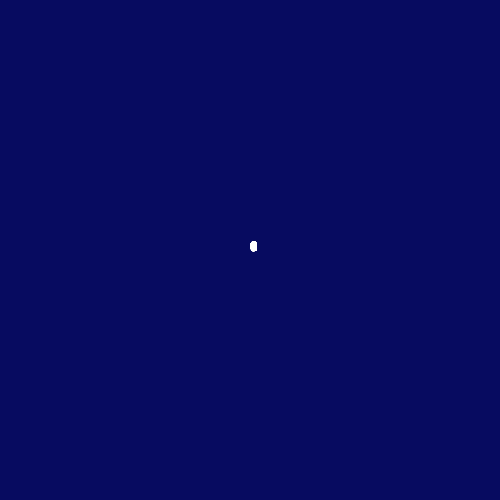
Frame 1 (no input)
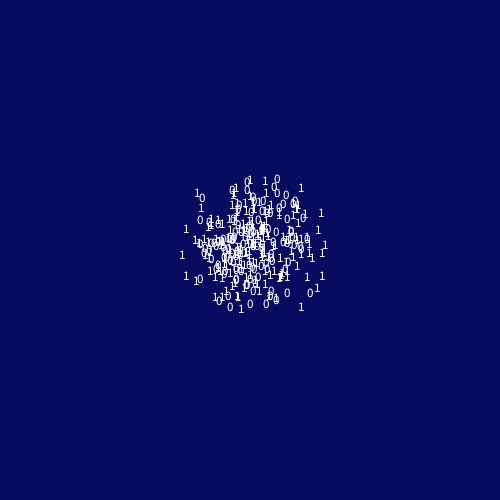
Frame 60 (the mouse pressed at the canvas centre just before this capture)
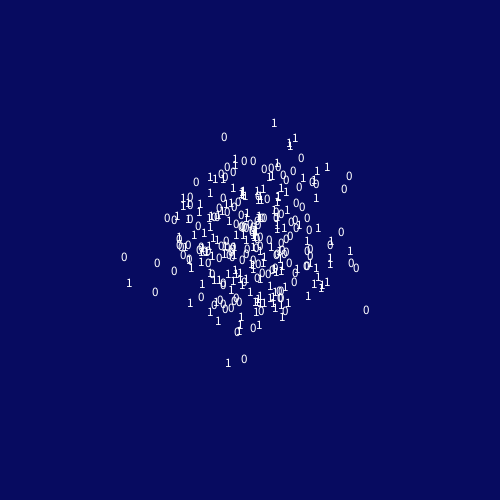
Frame 120 (the mouse held since frame 60 and released just before this capture)

The Processing sketch that drew these frames (run headless with seeded random() and noise(); from frame 60 on, the mouse is pressed at the canvas centre):

// Processing sketch: sketch_23022017
// ── sketch_23022017.pde
 Ball[] b = new Ball[300] ;

void setup(){
  size(500, 500);
  smooth();
  for(int i = 0; i<= b.length-1; i++){
    b[i] = new Ball();
  }
}

void draw(){
  translate(width/2, height/2);
  noStroke();
  fill(255);
  background(7,11,96);
  for(int i = 0; i<= b.length-1; i++){
  b[i].move();
  b[i].display();
  }
}
// ── Ball.pde
class Ball{
  PVector position = new PVector(0, 0,0);
  PVector move;
  PVector velocity = new PVector(0, 0,0);
  float r;
  Ball(){
  
  }
  void move(){
    move = PVector.random2D();
    velocity.add(move);
    velocity.limit(2);
    position = position.sub(velocity);
    position.limit(130);
  }
  
  void display(){
    textSize(13);
    r = random(0,1);
    if(r<=0.4){
      text("0",position.x, position.y, position.z);
    }else{
      text("1",position.x, position.y, position.z);
    }
  }
}
